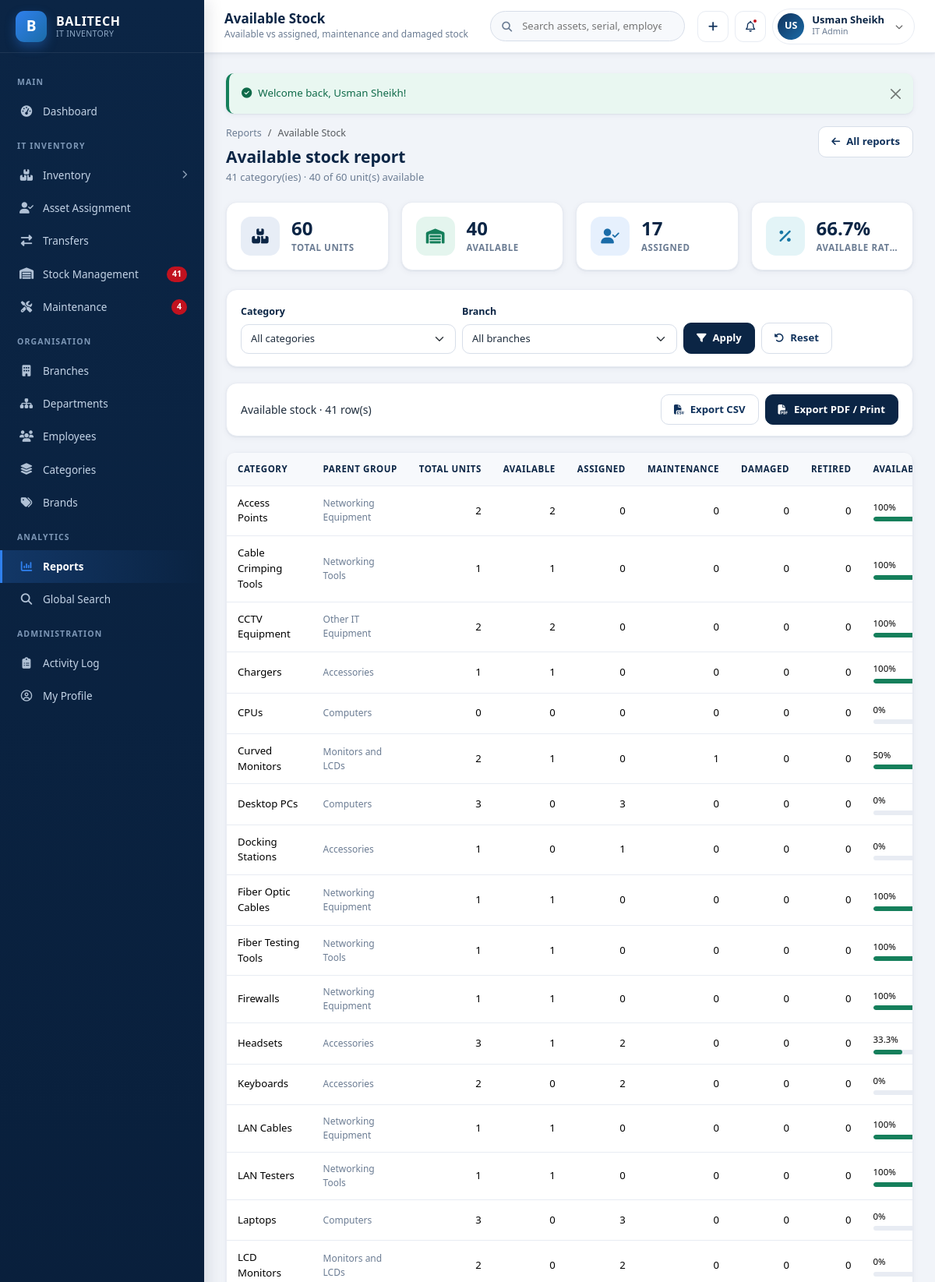
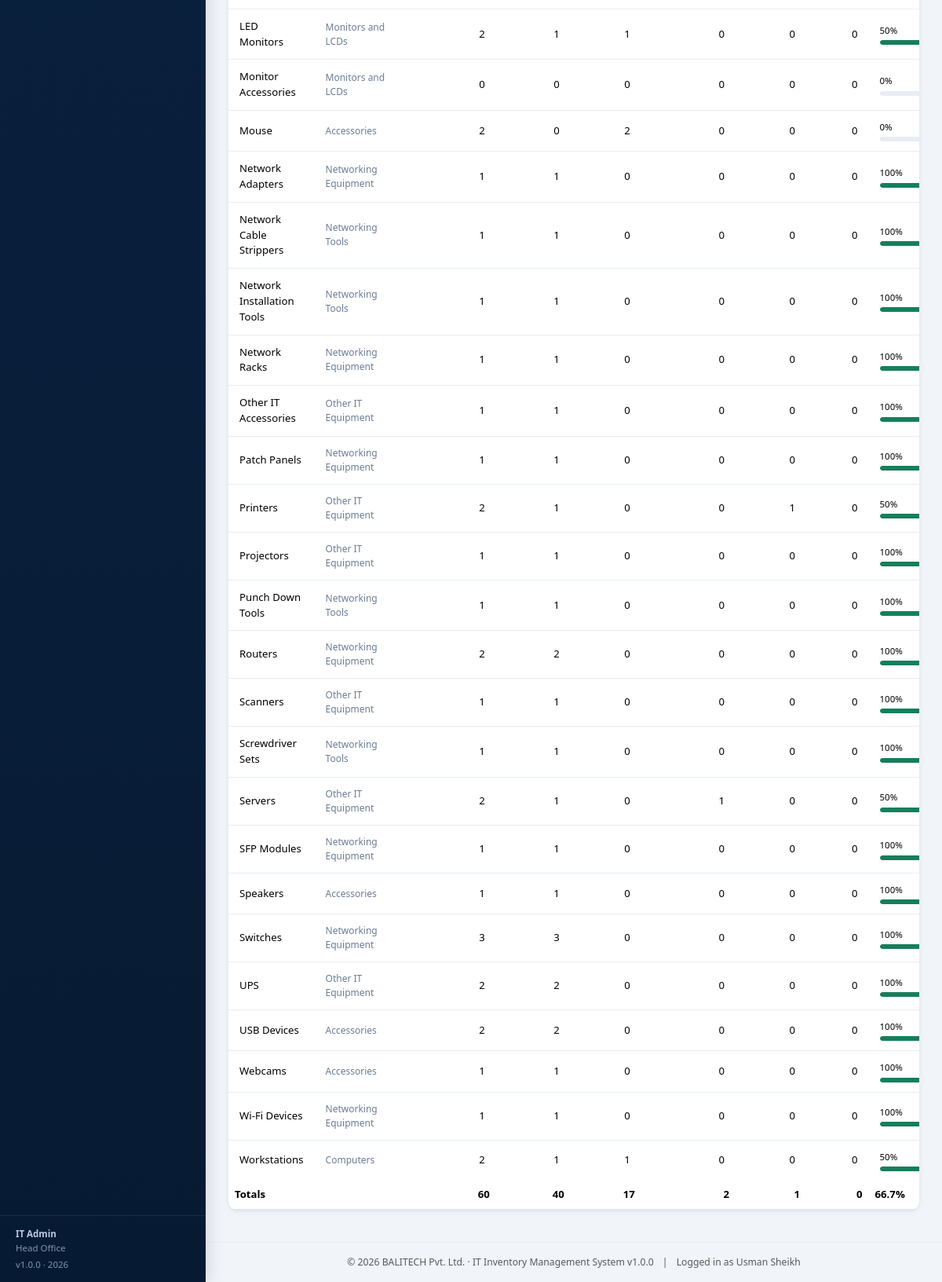
Page /reports/stock.php (signed in) on the committed database (2 pictures, top to bottom).
### tables this page shows
CREATE TABLE `users` (
  `id` INT UNSIGNED NOT NULL AUTO_INCREMENT,
  `username` VARCHAR(60) NOT NULL,
  `full_name` VARCHAR(120) NOT NULL,
  `email` VARCHAR(120) NOT NULL,
  `password` VARCHAR(255) NOT NULL,
  `role` ENUM('super_admin','it_admin','branch_staff','dept_manager') NOT NULL DEFAULT 'branch_staff',
  `branch_id` INT UNSIGNED DEFAULT NULL,
  `department_id` INT UNSIGNED DEFAULT NULL,
  `phone` VARCHAR(30) DEFAULT NULL,
  `avatar` VARCHAR(255) DEFAULT NULL,
  `status` ENUM('active','inactive') NOT NULL DEFAULT 'active',
  `last_login` DATETIME DEFAULT NULL,
  `created_at` DATETIME NOT NULL DEFAULT CURRENT_TIMESTAMP,
  `updated_at` DATETIME NOT NULL DEFAULT CURRENT_TIMESTAMP ON UPDATE CURRENT_TIMESTAMP,
  PRIMARY KEY (`id`),
  UNIQUE KEY `uq_user_username` (`username`),
  UNIQUE KEY `uq_user_email` (`email`),
  KEY `idx_user_role` (`role`),
  KEY `idx_user_branch` (`branch_id`),
  KEY `idx_user_dept` (`department_id`),
  CONSTRAINT `fk_user_branch` FOREIGN KEY (`branch_id`) REFERENCES `branches` (`id`) ON DELETE SET NULL ON UPDATE CASCADE,
  CONSTRAINT `fk_user_dept` FOREIGN KEY (`department_id`) REFERENCES `departments` (`id`) ON DELETE SET NULL ON UPDATE CASCADE
);

CREATE TABLE `branches` (
  `id` INT UNSIGNED NOT NULL AUTO_INCREMENT,
  `branch_code` VARCHAR(20) NOT NULL,
  `branch_name` VARCHAR(120) NOT NULL,
  `city` VARCHAR(80) NOT NULL,
  `address` VARCHAR(255) DEFAULT NULL,
  `branch_manager` VARCHAR(120) DEFAULT NULL,
  `contact_number` VARCHAR(30) DEFAULT NULL,
  `email` VARCHAR(120) DEFAULT NULL,
  `status` ENUM('active','inactive') NOT NULL DEFAULT 'active',
  `created_at` DATETIME NOT NULL DEFAULT CURRENT_TIMESTAMP,
  `updated_at` DATETIME NOT NULL DEFAULT CURRENT_TIMESTAMP ON UPDATE CURRENT_TIMESTAMP,
  PRIMARY KEY (`id`),
  UNIQUE KEY `uq_branch_code` (`branch_code`),
  KEY `idx_branch_status` (`status`),
  KEY `idx_branch_name` (`branch_name`)
);

### reports/stock.php (the view, shortened to what the rows shown need)
<?php
require_once __DIR__ . '/../init.php';
$page_title    = 'Available Stock';
require __DIR__ . '/../includes/header.php';
?>
<div class="page-head no-print">
    <div>
        <h2>Available stock report</h2>
    </div>
</div>
<div class="row g-3 mb-4 no-print">
</div>
<form class="filter-bar no-print" method="get" action="<?= url('reports/stock.php') ?>">
</form>
<div class="print-toolbar no-print">
</div>
<div class="card">
    <div class="table-responsive">
        <table class="table">
            <thead>
                <tr>
                    <th>Category</th><th>Parent Group</th><th class="text-end">Total Units</th><th class="text-end">Available</th>
                    <th class="text-end">Assigned</th><th class="text-end">Maintenance</th><th class="text-end">Damaged</th>
                    <th class="text-end">Retired</th><th style="min-width:140px">Available %</th>
                </tr>
            </thead>
        </table>
    </div>
</div>
<?php require __DIR__ . '/../includes/footer.php'; ?>

### includes/header.php (shortened to what the rows shown need)
<?php
require_once __DIR__ . '/auth.php';
$page_title   = $page_title   ?? 'Dashboard';
?>
<!DOCTYPE html>
<html lang="en">
<head>
<link rel="stylesheet" href="https://cdn.jsdelivr.net/npm/bootstrap@5.3.3/dist/css/bootstrap.min.css">
<link rel="stylesheet" href="https://cdnjs.cloudflare.com/ajax/libs/font-awesome/6.5.2/css/all.min.css">
<link rel="stylesheet" href="<?= url('assets/css/style.css') ?>">
</head>
<body>
<div class="app-wrapper">
    <?php require __DIR__ . '/sidebar.php'; ?>
    <div class="app-main">
        <header class="app-topbar no-print">
            <div class="topbar-titles">
                <h1><?= e($page_title) ?></h1>
            </div>
            <form class="topbar-search" action="<?= url('search.php') ?>" method="get" role="search">
            </form>
            <div class="topbar-actions">
                <div class="dropdown">
                    <button class="user-chip" type="button" data-bs-toggle="dropdown" aria-expanded="false">
                        <span class="avatar"><?= e(user_initials($user['full_name'])) ?></span>
                        <span class="text-start">
                            <span class="u-name d-block"><?= e($user['full_name']) ?></span>
                            <span class="u-role d-block"><?= e(role_label($user['role'])) ?></span>
                        </span>
                        <i class="fa-solid fa-chevron-down ms-1" style="font-size:10px;opacity:.6"></i>
                    </button>
                </div>
            </div>
        </header>
        <main class="app-content">
            <?= render_flash() ?>

### includes/sidebar.php (shortened to what the rows shown need)
<?php
$user = current_user();
?>
<aside class="app-sidebar no-print" id="appSidebar">
    <div class="sidebar-brand">
        <span class="brand-mark">B</span>
        <span class="brand-text">
        </span>
    </div>
    <div class="sidebar-scroll">
        <div class="nav-label">Main</div>
        <ul class="sidebar-nav">
        </ul>
        <div class="nav-label">IT Inventory</div>
        <ul class="sidebar-nav">
        </ul>
        <div class="nav-label">Organisation</div>
        <ul class="sidebar-nav">
        </ul>
        <div class="nav-label">Analytics</div>
        <ul class="sidebar-nav">
        </ul>
        <?php if (is_role('super_admin', 'it_admin')): ?>
        <div class="nav-label">Administration</div>
        <ul class="sidebar-nav">
        </ul>
        <?php endif; ?>
    </div>
    <div class="sidebar-footer">
        <strong><?= e(role_label($user['role'] ?? '')) ?></strong><br>
        <?= $user['branch_name'] ? e($user['branch_name']) : 'All branches access' ?>
        <div class="mt-1">v<?= e(APP_VERSION) ?> &middot; <?= date('Y') ?></div>
    </div>
</aside>

### includes/footer.php (shortened to what the rows shown need)
        </main>
        <footer class="app-content py-3 text-center text-muted no-print" style="font-size:12.2px;border-top:1px solid var(--gray-200)">
            &copy; <?= date('Y') ?> <?= e(APP_COMPANY) ?> &middot; IT Inventory Management System v<?= e(APP_VERSION) ?>
            <span class="mx-2">|</span> Logged in as <?= e(current_user()['full_name'] ?? '') ?>
        </footer>
    </div>
</div>
</body>
</html>

### rows in the picture
users: role "IT Admin", branch.branch_name "Head Office", full_name "US", full_name "Usman Sheikh"

### other values in the picture
$notifLowStock "41"
$notifMaintenance "4"
APP_VERSION "1.0.0"
$page_title "Available Stock"
$page_subtitle "Available vs assigned, maintenance and damaged stock"
$flash['message'] "Welcome back, Usman Sheikh!"
count($rows) "41"
$tot['available'] "40"
$tot['total'] "60"
$tot['assigned'] "17"
$totPct "66.7"
$row['category_name'] "Access Points"
$row['parent_name'] ?: '-' "Networking Equipment"
$row['total_units'] "2"
$row['available'] "2"
